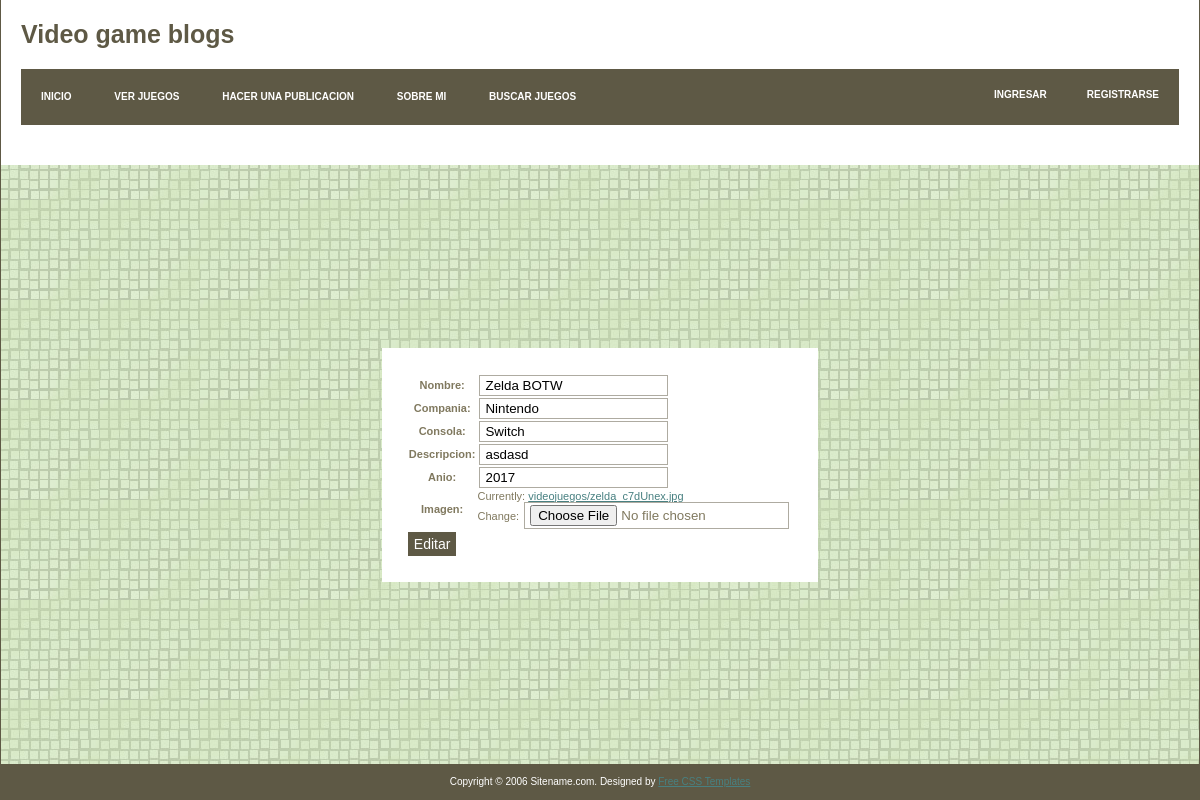
Page /staff/editar-juego/10/ on the committed database.
### staff/models.py (models this page shows, shortened)
class Videojuegos(models.Model):
        nombre = models.CharField(max_length=30)
        compania = models.CharField(max_length=20)
        consola = models.CharField(max_length=20)
        anio = models.IntegerField(null=True)
        descripcion = models.TextField(max_length=5000, null=True, blank=True)
        autor = models.ForeignKey(User, on_delete=models.CASCADE, null = True)
        imagen = models.ImageField(upload_to='videojuegos', null=True, blank= True)

### staff/views.py (the view)
# urls.py: path('editar-juego/<int:id_juego>/', editarJuego, name="editar-juego"),
def editarJuego(request, id_juego):
    juego = Videojuegos.objects.get(id=id_juego)
    if request.method == "POST":
        juego_form = BuscarJuegoForm(request.POST, files=request.FILES)
        if juego_form.is_valid():
            datos = juego_form.cleaned_data
            juego.nombre = datos["nombre"]
            juego.compania = datos["compania"]
            juego.consola = datos["consola"]
            juego.anio = datos["anio"]
            juego.descripcion = datos["descripcion"]
            juego.imagen = datos["imagen"]
            juego.save()
            return render(request, 'staff/ver-juegos.html')
    else:
        juego_form = BuscarJuegoForm(initial={'nombre': juego.nombre, 'compania': juego.compania, 'consola': juego.consola, 'anio': juego.anio, 'descripcion': juego.descripcion, 'autor': juego.autor, 'imagen': juego.imagen})
    return render(request, 'staff/editar-juego.html', {'form': juego_form})

### staff/forms.py
class BuscarJuegoForm(forms.Form):
    nombre = forms.CharField(max_length=30)
    compania = forms.CharField(max_length=20)
    consola = forms.CharField(max_length=20)
    descripcion = forms.CharField(max_length=5000)
    anio = forms.IntegerField()
    imagen = forms.ImageField()

### staff/templates/staff/editar-juego.html (shortened to what this page needs)
{% extends "staff/padre.html" %}
{% load static %}
{% block contenidoquecambia %}
<form action="" enctype="multipart/form-data" method="POST">
    <table>
    {{ form.as_table }}
    </table>
    <input type="submit" value="Editar" class="button-submit">
</form>
{% endblock %}

### staff/static/staff/default.css (style rules this page uses)
* { margin: 0px; padding: 0px; box-sizing: border-box; }
html, body { height: 100%; }
body { background: #FFFFFF url(images/0003a-background.jpg) repeat top left; font-family: "Tahoma", Arial, Helvetica, sans-serif; font-size: 11px; color: #80795F; }
a { color: #488081; }
.button-submit { padding: 3px 5px; background-color: #5E5945; color: white; font-size: 14px; border: 1px solid #5E5945; margin: 1px; }
input { border: 1px solid #5e594580; background-color: white; margin: 0 2px; padding: 2px 5px; }

### rows in the picture
Videojuegos: nombre "Zelda BOTW", compania "Nintendo", consola "Switch", descripcion "asdasd", anio "2017"
